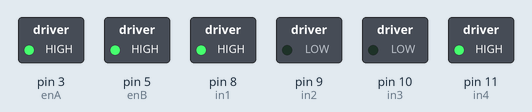
Bench run of a sketch on a simulated Arduino Uno, built with avr-gcc and run on an emulated ATmega328P. Parts: switched loads named in the sketch (green lamp = pin HIGH).

Above: at 0.02 s.
At 0.77 s:
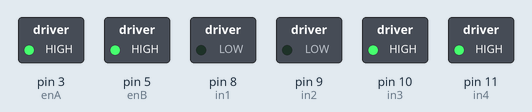
At 1.47 s:
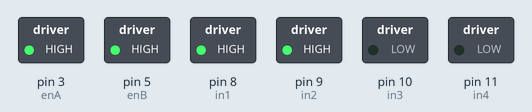
At 2.92 s:
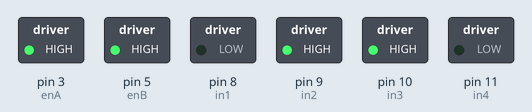
Timing chart, 0 to 3.2 s (numbered marks = the images above):
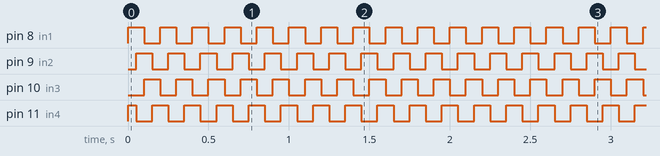

Measured:
- by itself, pin 8 (in1), pin 9 (in2), pin 10 (in3), pin 11 (in4): alternates HIGH for 0.10 s and LOW for 0.10 s

The sketch:

stepping_motor_M49SP-2K__L298N_driver.ino
```cpp
#define in1 8
#define in2 9
#define in3 10
#define in4 11
#define enA 3
#define enB 5

int dl = 50; //delay time

void setup() {
  pinMode(in1, OUTPUT);
  pinMode(in2, OUTPUT);
  pinMode(in3, OUTPUT);
  pinMode(in4, OUTPUT);
  pinMode(enA, OUTPUT); //ШИМ
  pinMode(enB, OUTPUT); //ШИМ
  analogWrite(enA, 255);
  analogWrite(enB, 255);
}

void loop() {
  digitalWrite(in1, HIGH);
  digitalWrite(in2, LOW);
  digitalWrite(in3, LOW);
  digitalWrite(in4, HIGH);
  delay(dl);
  digitalWrite(in1, HIGH);
  digitalWrite(in2, HIGH);
  digitalWrite(in3, LOW);
  digitalWrite(in4, LOW);
  delay(dl);
  digitalWrite(in1, LOW);
  digitalWrite(in2, HIGH);
  digitalWrite(in3, HIGH);
  digitalWrite(in4, LOW);
  delay(dl);
  digitalWrite(in1, LOW);
  digitalWrite(in2, LOW);
  digitalWrite(in3, HIGH);
  digitalWrite(in4, HIGH);
  delay(dl);
}
```
